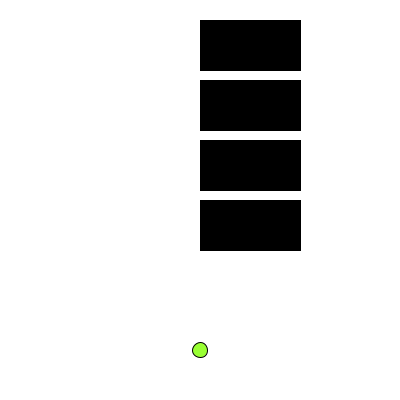
Frame 1 (no input)
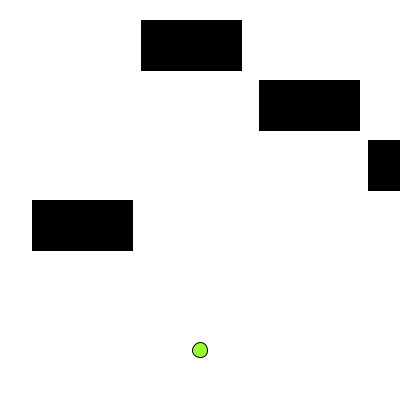
Frame 60 (the mouse pressed at the canvas centre just before this capture)
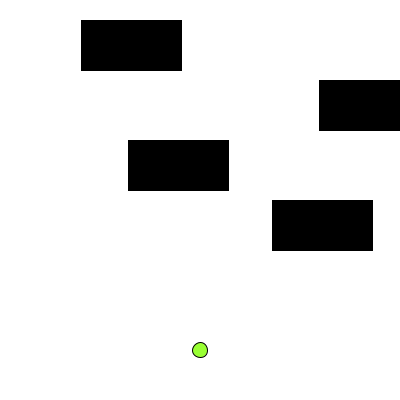
Frame 120 (the mouse held since frame 60 and released just before this capture)

The Processing sketch that drew these frames (run headless with seeded random() and noise(); from frame 60 on, the mouse is pressed at the canvas centre):

// Processing sketch: frogger
// ── frogger.pde
int hop = 15;
int x = 200;
int y = 350;
int speed = 1;
Car car1 = new Car(200, 20, speed);
Car car2 = new Car(200, 80, speed++);
Car car3 = new Car(200, 140, speed+=2);
Car car4 = new Car(200, 200, speed--);
boolean intersects(Car car) {
if ((y > car.getY() && y < car.getY()+50) && (x > car.getX() && x < car.getX()+car.getSize()))
          return true;
    else 
        return false;
}

void setup(){
  size(400,400);
}
void draw(){
  background(255,255,255);
  fill(153,355,51);
  ellipse(x,y,15,15);
  walls();
  car1.display();
  car1.moveleft();
  car2.display();
  car2.moveright();
  car3.display();
  car3.moveleft();
  car4.display();
  car4.moveright();
  intersects(car1);
  intersects(car2);
  intersects(car3);
  intersects(car4);
  if(intersects(car1)||intersects(car2)||intersects(car3)||intersects(car4))
  {
    x = 200;
    y = 350;
  }
  if(y<=20)
  {
    x = 200;
    y = 350;
    speed++;
    car1 = new Car(200, 20, speed--);
    car2 = new Car(200, 80, speed);
    car3 = new Car(200, 140, speed++);
    car4 = new Car(200, 200, speed);
  }
}
void keyPressed()
{
  if(key == CODED){
      if(keyCode == UP)
      {
        y-=hop;
      }
      else if(keyCode == DOWN)
      {
        y+=hop;
      }
      else if(keyCode == RIGHT)
      {
        x+=hop;
      }
      else if(keyCode == LEFT)
      {
        x-=hop;
      }
   }
}
void walls()
{
  if(x<10)
  {
    x = 10;
  }
  else if(x>390)
  {
    x = 390;
  }
  if(y>390)
  {
    y = 390;
  }
  else if(y<10)
  {
    y = 10;
  }
}
class Car
{
 int x;
 int y;
 int speed; 
 int size = 50;
 Car(int x, int y, int speed)
 {
   this.x = x;
   this.y = y;
   this.speed = speed;
 }
  void display() 
  {
    fill(0,0,0);
    rect(x, y, 100, size);
  }
  void moveleft()
  {
    x-=speed;
    if(x<0){
      x = 400;
    }
  }
  void moveright()
  {
    x+=speed;
    if(x>400)
    {
      x = 0;
    }
  }
  int getX()
  {
    return x;
  }
  int getY()
  {
    return y;
  }
  int getSize()
  {
    return size;
  }
}



  
